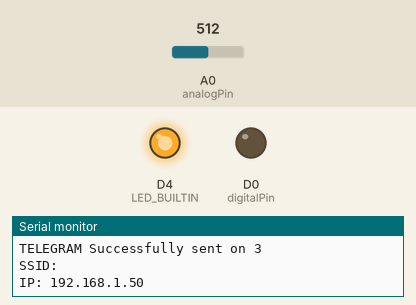
Recording of a sketch running on a simulated ESP8266 (NodeMCU). Parts: output pins drawn as LEDs (lit = HIGH, except the on-board LED, lit = LOW), the last lines printed to the serial monitor. The test bench sets the inputs (shaded band); at power-on: A0 (analogPin) = 512. WiFi joins after 1.5 s; servers stay silent unless stated.

Above: at 2.8 s.
2.9 s: A0 (analogPin) set to 686
9.5 s: A0 (analogPin) set to 709
At 14.5 s:
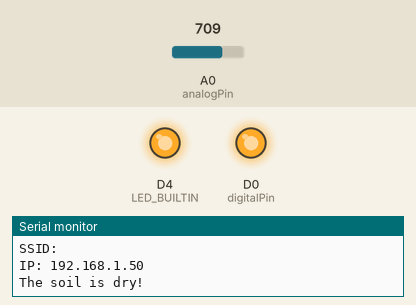
Timing chart, 0 to 16.0 s (numbered marks = the images above; inputs shaded):
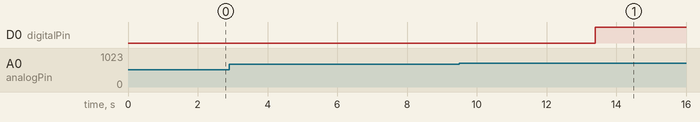

The sketch:

sendMsgwithSmartPlantV1.0.0.ino
```cpp
#include <UniversalTelegramBot.h>

#include <ESP8266WiFi.h>
#include <WiFiClientSecure.h>

//------- WiFi Settings -------
char ssid[] = "";       // your network SSID (name)
char password[] = "";  // your network key

// ------- Telegram config --------
#define BOT_TOKEN ""  // your Bot Token (Get from Botfather)
#define CHAT_ID "" // first user
#define CHAT_ID_2 "" // second user
#define CHAT_ID_3 "" // third user

// SSL client needed for both libraries
WiFiClientSecure client;


UniversalTelegramBot bot(BOT_TOKEN, client);

String ipAddress = "";

volatile bool telegramButtonPressedFlag = false;
volatile bool iftttButtonPressedFlag = false;

int digitalPin = D0;
int analogPin = A0;
int inputValue = 0;


void setup() {
  // pin for esp8266
  pinMode(analogPin, INPUT);
  pinMode(digitalPin, OUTPUT);
  pinMode(LED_BUILTIN, OUTPUT);

  // wifi config


  Serial.begin(115200);

  client.setInsecure();

  // Set WiFi to station mode and disconnect from an AP if it was Previously
  // connected
  WiFi.mode(WIFI_STA);
  WiFi.disconnect();
  delay(100);

  // Attempt to connect to Wifi network:
  Serial.print("Connecting Wifi: ");
  Serial.println(ssid);
  WiFi.begin(ssid, password);
  while (WiFi.status() != WL_CONNECTED) {
    Serial.print(".");
    delay(500);
  }
  Serial.println("");
  Serial.println("WiFi connected");
  Serial.println("IP address: ");
  IPAddress ip = WiFi.localIP();
  Serial.println(ip);

  ipAddress = ip.toString();

}


// send message
void sendTelegramMessage() {
  // soil sensor and motor actions

  inputValue = analogRead(analogPin);
  Serial.print(inputValue);

  // send msg to telegram
  String message = "SSID:  ";
  message.concat(ssid);
  message.concat("\n");
  message.concat("IP: ");
  message.concat(ipAddress);


  if (inputValue >= 700)
  {
    digitalWrite(digitalPin, HIGH);
    Serial.println("-Dry");
     message.concat("\nThe soil is dry!\n");
  }
  else if (inputValue <= 500)
  {
    digitalWrite(digitalPin, LOW);
    Serial.println("-Wet");
    message.concat("\nThe soil is wet!\n");
  }
  else
  {
    Serial.println("Error");
  }

  // send message from esp to telegram

  if (bot.sendMessage(CHAT_ID, message, "Markdown")) {
    Serial.println("TELEGRAM Successfully sent");
  }
  if (bot.sendMessage(CHAT_ID_2, message, "Markdown")) {
    Serial.println("TELEGRAM Successfully sent on 2");
  }
   if (bot.sendMessage(CHAT_ID_3, message, "Markdown")) {
    Serial.println("TELEGRAM Successfully sent on 3");
  }
  Serial.println(message);
}

void loop() {

  sendTelegramMessage();
  delay(5000);

}
```

Measured:
- the behaviour switches between 699 and 700 on A0 (analogPin) (found by bisection; images 0 and 1)
- after the input at 9.5 s, D0 (digitalPin): LOW → HIGH after 3.9 s
